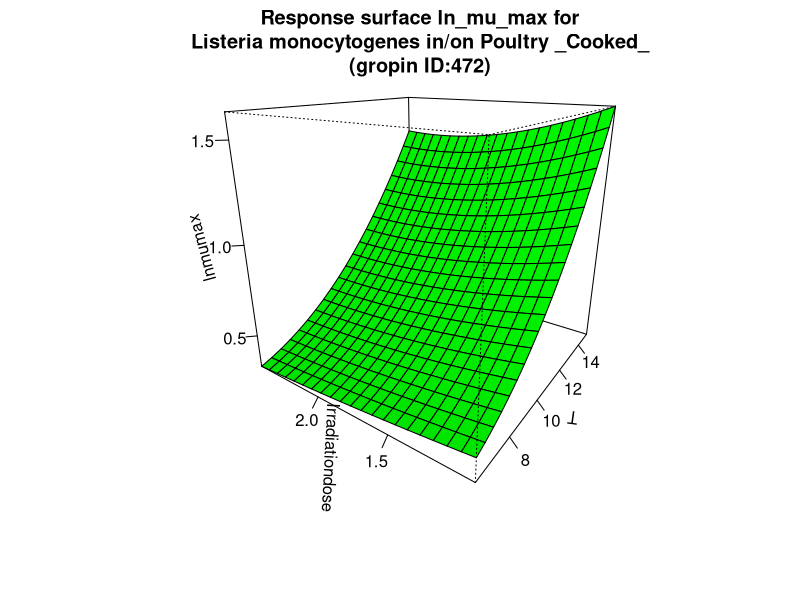

Write R code to recreate this figure.
#############################
# start of Parameter script
#############################
T <- seq(6.006,14.985014985015,length.out=21)
Irradiationdose <- seq(1.001,2.4975024975025,length.out=21)
#############################
# end of Parameter script
#############################
############################# 
# start of Model script Gropin ID 472 
#############################
 
# constant coefficients for this model
 
variables <- data.frame(T,Irradiationdose)
argumentsPar <- unique.data.frame(expand.grid(variables))
 
# heart of the model
response_surface <- function(T,Irradiationdose) {
   mumax <-0.42-0.036*T+0.18*Irradiationdose+0.01*(T^2)-0.065*(Irradiationdose^2)-0.054*T*Irradiationdose+0.014*T*(Irradiationdose^2)-0.000088*Irradiationdose*(T^2)

	return(mumax=mumax)
} 

# output parameters
responseSurface <- cbind(argumentsPar,response_surface(argumentsPar['T'],argumentsPar['Irradiationdose']))
colnames(responseSurface) <- c(colnames(argumentsPar),'lnmumax')
#############################
# End of Model script
#############################
############################# 
# start of Visualisation script Gropin ID 472 
#############################
titleText <-'Response surface ln_mu_max for
Listeria monocytogenes in/on Poultry _Cooked_
(gropin ID:472)'
persp(T,Irradiationdose,matrix(unlist(responseSurface$'lnmumax'),nrow=21),col = 'green',xlab='T',ylab='Irradiationdose',zlab='lnmumax',main=titleText,theta=305,phi=20,shade=0.25,ticktype = 'detailed')
#############################
# End of Visualisation script
#############################
